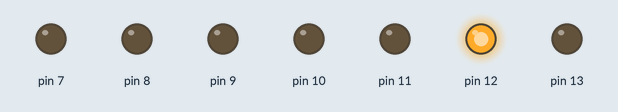
A sketch run on a simulated Arduino Uno, built with avr-gcc and run on an emulated ATmega328P. Shown: output pins drawn as LEDs (lit = HIGH).

Above: at 0.1 s.
Timing chart, 0 to 1.6 s (numbered marks = the images above):
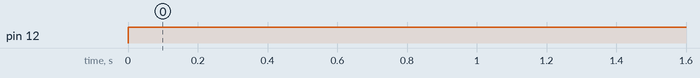

Measured:
- by itself, pin 12: LOW → HIGH at 0.00 s

The sketch:

ARD_1DISPLAY_BITporBITescritura.ino
```cpp
void setup() {
   pinMode(13,OUTPUT);
   pinMode(12,OUTPUT);
   pinMode(11,OUTPUT);
   pinMode(10,OUTPUT);
   pinMode(9,OUTPUT);
   pinMode(8,OUTPUT);
   pinMode(7,OUTPUT);
}
void loop() {
  //El número SEIS se expresa en binario como 00000110, que no tiene ninguna relación con el valor que se necesita para visualizarlo.
   digitalWrite(13,0);
   digitalWrite(12,1);
   digitalWrite(11,0);
   digitalWrite(10,0);
   digitalWrite(9,0);
   digitalWrite(8,0);
   digitalWrite(7,0);
}
```
